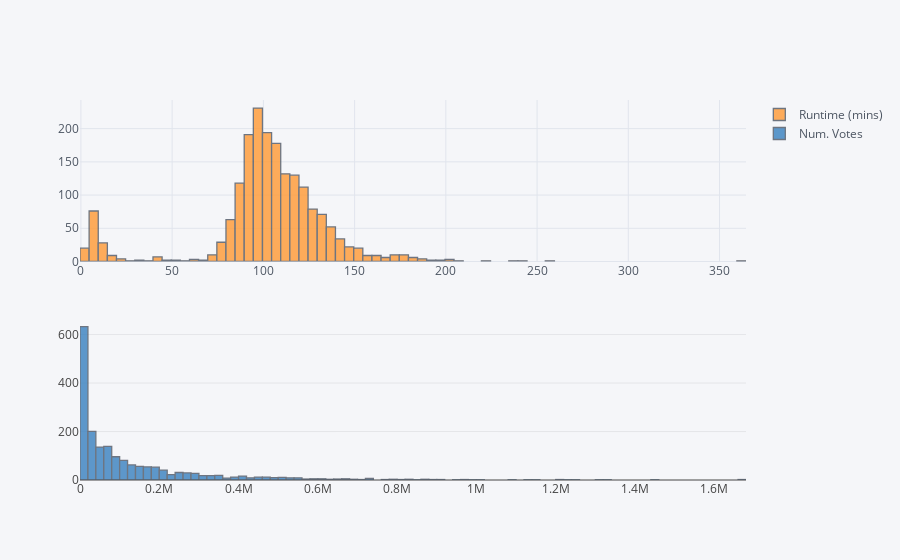

The notebook cell saved with this chart:
### Markdown cell above
#### IMDB Dataset : Runtime & Number of Votes

### Code cell
df[['Runtime (mins)','Num. Votes']].iplot(kind='hist',subplots=True,shape=(2,1))

### Figure 1 — Plotly figure (JSON) as saved in the notebook; plotly's stock layout.template omitted (floating-point values rounded to 4 significant figures; data arrays with more than 128 entries replaced by an {"elided": "..."} marker saying what was removed)
{"data": [{"histfunc": "count", "histnorm": "", "marker": {"color": "rgba(255, 153, 51, 1.0)", "line": {"color": "#4D5663", "width": 1.3}}, "name": "Runtime (mins)", "opacity": 0.8, "orientation": "v", "type": "histogram", "x": {"elided": "1897 int values"}, "xaxis": "x1", "yaxis": "y1"}, {"histfunc": "count", "histnorm": "", "marker": {"color": "rgba(55, 128, 191, 1.0)", "line": {"color": "#4D5663", "width": 1.3}}, "name": "Num. Votes", "opacity": 0.8, "orientation": "v", "type": "histogram", "x": {"elided": "1897 int values"}, "xaxis": "x2", "yaxis": "y2"}], "layout": {"barmode": "overlay", "legend": {"bgcolor": "#F5F6F9", "font": {"color": "#4D5663"}}, "paper_bgcolor": "#F5F6F9", "plot_bgcolor": "#F5F6F9", "titlefont": {"color": "#4D5663"}, "xaxis1": {"anchor": "y1", "domain": [0, 1], "gridcolor": "#E1E5ED", "showgrid": true, "tickfont": {"color": "#4D5663"}, "title": "", "titlefont": {"color": "#4D5663"}, "zerolinecolor": "#E1E5ED"}, "xaxis2": {"anchor": "y2", "domain": [0, 1]}, "yaxis1": {"anchor": "x1", "domain": [0.575, 1], "gridcolor": "#E1E5ED", "showgrid": true, "tickfont": {"color": "#4D5663"}, "title": "", "titlefont": {"color": "#4D5663"}, "zerolinecolor": "#E1E5ED"}, "yaxis2": {"anchor": "x2", "domain": [0, 0.425]}}}
